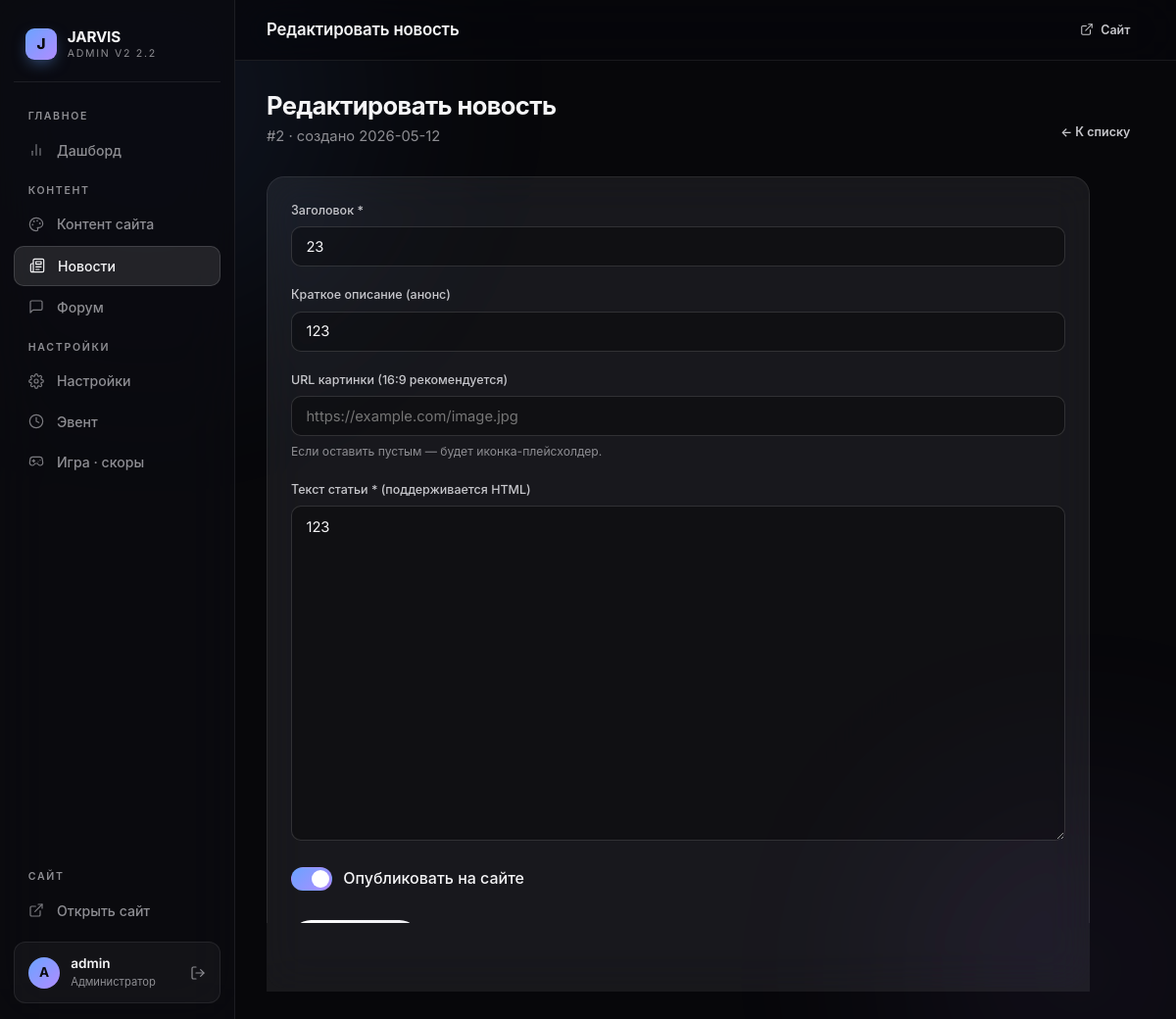
Screenshot of /admin/news/2/edit (signed in) with the database file from the repository.
### tables this page shows
CREATE TABLE news (
    id INTEGER PRIMARY KEY AUTOINCREMENT,
    title TEXT NOT NULL,
    excerpt TEXT DEFAULT '',
    content TEXT NOT NULL,
    image_url TEXT DEFAULT '',
    author TEXT DEFAULT 'Команда JARVIS',
    is_published INTEGER DEFAULT 1,
    created_at TIMESTAMP DEFAULT CURRENT_TIMESTAMP,
    updated_at TIMESTAMP DEFAULT CURRENT_TIMESTAMP
);

### server.py (the view, shortened to what this page needs)
@app.route("/admin/news/<int:nid>/edit", methods=["GET", "POST"])
@admin_required
def admin_news_edit(nid):
    db = get_conn()
    article = db.execute("SELECT * FROM news WHERE id=?", (nid,)).fetchone()
    if not article:
        abort(404)
    return render_template("admin/news_edit.html", article=article)

### database.py (called while the page is built)
def get_db():
    conn = sqlite3.connect(DB_PATH)
    conn.row_factory = sqlite3.Row
    conn.execute("PRAGMA foreign_keys = ON")
    return conn

### server.py (called while the page is built, shortened)
def get_conn():
    if "db" not in g:
        g.db = get_db()
    return g.db

@app.before_request
def track_visit():
    path = request.path
    if any(path.startswith(p) for p in SKIP_TRACK_PREFIXES):
        return

def admin_required(f):
    @functools.wraps(f)
    def wrapper(*args, **kwargs):
        if not session.get("admin_logged_in"):
            return redirect(url_for("admin_login"))
        return f(*args, **kwargs)
    return wrapper

def _site_settings_dict():
    out = dict(DEFAULT_SETTINGS)
    try:
        rows = get_conn().execute("SELECT key, value FROM site_settings").fetchall()
        for r in rows:
            key, val = r["key"], r["value"]
            if not val and key not in _BOOL_SETTING_KEYS_BASE and key in DEFAULT_SETTINGS:
                out[key] = DEFAULT_SETTINGS[key]
            else:
                out[key] = val
    except Exception:
        pass
    return out

@app.context_processor
def inject_globals():
    s = _site_settings_dict()
    s["summer_design_bool"] = (s.get("summer_design", "0") == "1")
    s["event_active_bool"]  = (s.get("event_active",  "0") == "1")
    s["ann_enabled_bool"]   = (s.get("ann_enabled",   "0") == "1")
    s["gate_tg_enabled_bool"] = (s.get("gate_tg_enabled", "0") == "1")
    s["game_enabled_bool"]  = (s.get("game_enabled",  "0") == "1")
    return {
        "site":           s,
        "summer_design":  s["summer_design_bool"],
        "event_active":   s["event_active_bool"],
        "event_title":    s.get("event_title", ""),
    }

### templates/admin/news_edit.html (shortened to what this page needs)
{% extends 'admin/base.html' %}
{% from '_icons.html' import icon %}
{% block topbar %}{{ 'Редактировать новость' if article else 'Новая новость' }}{% endblock %}
{% block content %}
<div class="a-page-head">
  <div>
    <h2>{{ 'Редактировать новость' if article else 'Создать новость' }}</h2>
    <div class="desc">{% if article %}#{{ article['id'] }} · создано {{ article['created_at'][:10] }}{% else %}Заполни поля и опубликуй на сайте{% endif %}</div>
  </div>
  <div class="actions">
    <a href="{{ url_for('admin_news') }}" class="a-btn a-btn-ghost a-btn-sm">← К списку</a>
  </div>
</div>
<div class="a-card" style="max-width:840px;">
  <form method="POST" action="">
    <div class="a-field">
      <label class="a-label">Заголовок *</label>
      <input class="a-input" type="text" name="title" required maxlength="200"
             value="{{ article['title'] if article else '' }}"
             placeholder="Например: JARVIS V2 2.2 — большое обновление" />
    </div>
    <div class="a-field">
      <label class="a-label">Краткое описание (анонс)</label>
      <input class="a-input" type="text" name="excerpt" maxlength="300"
             value="{{ article['excerpt'] if article else '' }}"
             placeholder="Появится в карточке на странице /news" />
    </div>
    <div class="a-field">
      <label class="a-label">URL картинки (16:9 рекомендуется)</label>
      <input class="a-input" type="url" name="image_url"
             value="{{ article['image_url'] if article else '' }}"
             placeholder="https://example.com/image.jpg" />
      <div class="a-help">Если оставить пустым — будет иконка-плейсхолдер.</div>
    </div>
    <div class="a-field">
      <label class="a-label">Текст статьи * (поддерживается HTML)</label>
      <textarea class="a-textarea" name="content" rows="14" required maxlength="50000"
                placeholder="<p>Текст новости...</p>&#10;<h3>Подзаголовок</h3>">{{ article['content'] if article else '' }}</textarea>
    </div>
    <div class="a-field">
      <label class="a-toggle">
        <span class="a-toggle-track"></span>
        <span style="font-weight:500;">Опубликовать на сайте</span>
      </label>
    </div>
    <div class="actions" style="margin-top:1.5rem;">
      <button type="submit" class="a-btn a-btn-primary">
      </button>
      <a href="{{ url_for('admin_news') }}" class="a-btn a-btn-ghost">Отмена</a>
    </div>
  </form>
</div>
{% endblock %}

### templates/admin/base.html (style rules this page uses)
*,*::before,*::after { box-sizing: border-box; margin: 0; padding: 0; }
:root { --bg: #07070a; --bg-2: #0b0b10; --bg-3: #101018; --line: rgba(255,255,255,0.08); --line-2: rgba(255,255,255,0.14); --glass: rgba(255,255,255,0.04); --glass-2: rgba(255,255,255,0.07); --glass-hi: rgba(255,255,255,0.10); --text: #f5f5f7; --text-2: #c7c7cc; --text-3: #8e8e93; --text-4: #5a5a60; --accent: #6aa3ff; --accent-2: #b18cff; --accent-3: #ff7ab6; --success: #34d399; --warning: #f4c87a; --danger: #ff5e5e; --r: 12px; --r-lg: 18px; --ease: cubic-bezier(0.22, 1, 0.36, 1); --font: "Inter", -apple-system, BlinkMacSystemFont, "Segoe UI", system-ui, sans-serif; --font-mono: "JetBrains Mono", ui-monospace, "SF Mono", Menlo, Consolas, monospace; --sidebar-w: 240px; }
html { scroll-behavior: smooth; }
body { font-family: var(--font); background: var(--bg); color: var(--text); min-height: 100vh; -webkit-font-smoothing: antialiased; -moz-osx-font-smoothing: grayscale; overflow-x: hidden; line-height: 1.55; }
body::before, body::after { content: ""; position: fixed; pointer-events: none; z-index: 0; border-radius: 50%; filter: blur(120px); opacity: 0.4; }
body::before { width: 600px; height: 600px; background: radial-gradient(circle, rgba(106,163,255,0.4), transparent 70%); top: -200px; left: -150px; }
body::after { width: 500px; height: 500px; background: radial-gradient(circle, rgba(177,140,255,0.3), transparent 70%); bottom: -200px; right: -150px; }
a { color: inherit; text-decoration: none; }
button { font: inherit; cursor: pointer; border: none; background: none; color: inherit; }
.a-page-head { display: flex; align-items: flex-end; justify-content: space-between; gap: 1rem; flex-wrap: wrap; margin-bottom: 1.8rem; }
.a-page-head h2 { font-size: 1.6rem; font-weight: 700; letter-spacing: -0.025em; line-height: 1.1; margin: 0; }
.a-page-head .desc { color: var(--text-3); font-size: 0.92rem; margin-top: 0.4rem; }
.a-page-head .actions { display: flex; gap: 0.5rem; flex-wrap: wrap; }
.a-card { background: var(--glass-2); border: 1px solid var(--line); border-radius: var(--r-lg); backdrop-filter: blur(20px) saturate(160%); -webkit-backdrop-filter: blur(20px) saturate(160%); padding: 1.5rem; }
.a-btn { display: inline-flex; align-items: center; justify-content: center; gap: 0.45rem; padding: 0.55rem 1.05rem; border-radius: 999px; font-size: 0.86rem; font-weight: 600; border: 1px solid transparent; transition: all 0.2s var(--ease); white-space: nowrap; }
.a-btn-primary { background: linear-gradient(135deg, #fff 0%, #e9e9ee 100%); color: #0b0b10; box-shadow: 0 8px 22px -10px rgba(255,255,255,0.25); }
.a-btn-ghost { background: transparent; color: var(--text-2); }
.a-btn-sm { padding: 0.38rem 0.85rem; font-size: 0.78rem; }
.a-field { margin-bottom: 1.2rem; }
.a-label { display: block; font-size: 0.78rem; font-weight: 500; color: var(--text-2); margin-bottom: 0.45rem; }
.a-input, .a-textarea, .a-select { width: 100%; padding: 0.65rem 0.9rem; background: rgba(0,0,0,0.3); border: 1px solid var(--line-2); border-radius: 10px; color: var(--text); font-family: inherit; font-size: 0.92rem; transition: border-color 0.2s, background 0.2s; }
.a-textarea { resize: vertical; min-height: 110px; line-height: 1.55; }
.a-help { font-size: 0.76rem; color: var(--text-3); margin-top: 0.4rem; }
.a-toggle { display: inline-flex; align-items: center; gap: 0.7rem; cursor: pointer; user-select: none; }
.a-toggle-track { width: 42px; height: 24px; border-radius: 999px; background: rgba(255,255,255,0.12); position: relative; transition: background 0.25s var(--ease); border: 1px solid var(--line-2); }
.a-toggle-track::after { content: ""; position: absolute; top: 2px; left: 2px; width: 18px; height: 18px; border-radius: 50%; background: #fff; transition: left 0.25s var(--ease), background 0.25s; }
.a-toggle input:checked + .a-toggle-track { background: linear-gradient(135deg, var(--accent), var(--accent-2)); border-color: transparent; }
.a-toggle input:checked + .a-toggle-track::after { left: 20px; }

### rows the page displays
news: id "2", created_at "2026-05-12", title "23", excerpt "123", content "123"

### other values shown
{{ (session.get('admin_username', 'A')|upper)[:1] }} "A"
{{ session.get('admin_username', 'admin') }} "admin"
{{ 'Редактировать новость' if article else 'Новая новость' }} "Редактировать новость"
{{ 'Редактировать новость' if article else 'Создать новость' }} "Редактировать новость"
